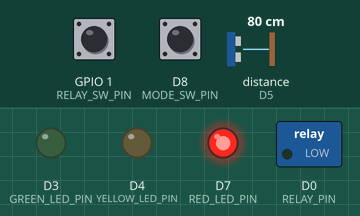
Simulated run of this sketch. Board: ESP8266 (NodeMCU). Shown: switched loads named in the sketch (green lamp = pin HIGH), output pins drawn as LEDs (lit = HIGH). Wiring (inferred from the names in the program): ultrasonic range finder: trigger D6; echo D5. Dashed ring = blinking. The test bench sets the inputs (shaded band); at power-on: GPIO 1 (RELAY_SW_PIN) HIGH, distance to the obstacle (sensor on D5) 80 cm, D8 (MODE_SW_PIN) LOW. The echo pulse lasts 58.3 µs per cm; WiFi joins after 1.5 s; servers stay silent unless stated; pins used as bus, display or sensor lines are not drawn.

Above: at 3.0 s.
3.1 s: GPIO 1 (RELAY_SW_PIN) pulled LOW for 1 s
At 3.35 s:
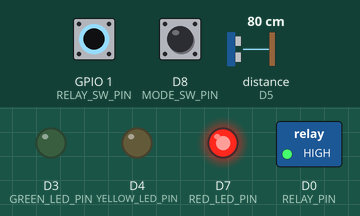
6.1 s: distance to the obstacle (sensor on D5) set to 40 cm
7.6 s: distance to the obstacle (sensor on D5) set to 31 cm
At 8.8 s:
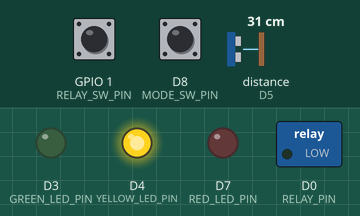
9.1 s: GPIO 1 (RELAY_SW_PIN) pulled LOW for 0.15 s
At 10.1 s:
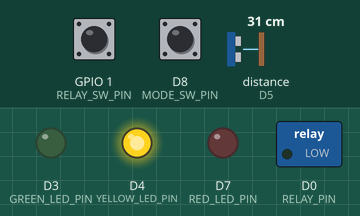
10.7 s: distance to the obstacle (sensor on D5) set to 22 cm
12.2 s: distance to the obstacle (sensor on D5) set to 19 cm
At 13.6 s:
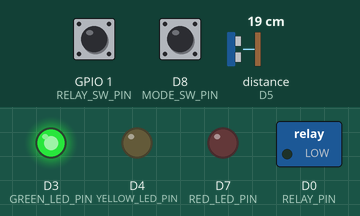
Timing chart, 0 to 14.7 s (numbered marks = the images above; inputs shaded):
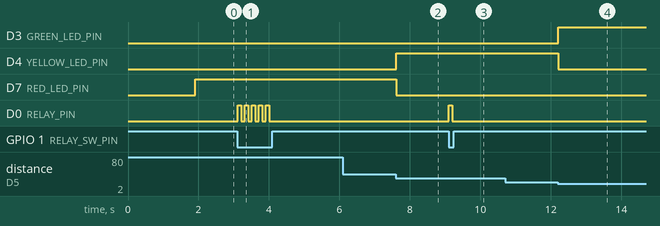

The sketch:

TUGAS-KAPASITAS-TANGKI-AIR.ino
```cpp
#define BLYNK_PRINT Serial
#define BLYNK_TEMPLATE_ID "TMPL6y9dFhpaE"
#define BLYNK_TEMPLATE_NAME "sensor"
#define BLYNK_AUTH_TOKEN "d8f9_V2oPi16usmMXy2r-KdUcipdw3E9"

#include <ESP8266WiFi.h>
#include <BlynkSimpleEsp8266.h>

#define RELAY_PIN D0
#define RELAY_SW_PIN 1
#define MODE_SW_PIN D8
#define GREEN_LED_PIN D3
#define YELLOW_LED_PIN D4
#define RED_LED_PIN D7
#define ECHO_PIN D5
#define TRIG_PIN D6

// Your WiFi credentials.
// Set password to "" for open networks.
char ssid[] = "lab electronic";
char pass[] = "Labelec24!";

BlynkTimer waktu;

WidgetLED led1(V1);

#define BLYNK_GREEN     "#23C48E"
#define BLYNK_YELLOW    "#ED9D00"
#define BLYNK_RED       "#D3435C"

float waterLevel, capacity;
bool mode, relayState, buttonState;
int setPoint;
int sensorHeight = 45; // cm
int tankHeight = 40; // cm

BLYNK_CONNECTED() {
  // Turn LED on, so colors are visible
  led1.on();
}

BLYNK_WRITE(V1){
  setPoint = param.asInt();
}

BLYNK_WRITE(V3){
  mode = param.asInt();
}

void sendData(){
  waterLevel = sensorHeight - distance();
  capacity = (waterLevel * 100) / tankHeight;

  Blynk.virtualWrite(V0, capacity);

  if (waterLevel < 10){
    digitalWrite(RED_LED_PIN, HIGH);
    digitalWrite(YELLOW_LED_PIN, LOW);
    digitalWrite(GREEN_LED_PIN, LOW);
    led1.setColor(BLYNK_RED);
  }
  else if(waterLevel < 25){
    digitalWrite(RED_LED_PIN, LOW);
    digitalWrite(YELLOW_LED_PIN, HIGH);
    digitalWrite(GREEN_LED_PIN, LOW);
    led1.setColor(BLYNK_YELLOW);
  }
  else {
    digitalWrite(RED_LED_PIN, LOW);
    digitalWrite(YELLOW_LED_PIN, LOW);
    digitalWrite(GREEN_LED_PIN, HIGH);
    led1.setColor(BLYNK_GREEN);
  }
    // Sync Physical Button untuk mode (AUTO - MANUAL)
    if (digitalRead(MODE_SW_PIN) == HIGH) {
    // btnState is used to avoid sequential toggles
    if (buttonState != HIGH) {

      // Toggle LED state
      mode = !mode;

      // Update Button Widget
      Blynk.virtualWrite(V3, mode);
    }
    buttonState = HIGH;
  } else {
    buttonState = LOW;
  }

  // Kondisi Relay berdasarkan kapasitas air
  //Mode Auto
  if (mode){
    if(capacity < setPoint){
      relayState = true;
    } else if (capacity >= 100) {
      relayState = false;
    }
    digitalWrite(RELAY_PIN, relayState);
  }
  // Mode Manual
  else {
    if(digitalRead(RELAY_SW_PIN) == 0){   // pakai PushButton PullUp
      relayState = !relayState;
    }
    digitalWrite(RELAY_PIN, relayState);
  }

  // Menampilkan status pada Blynk Widget Label
  if (relayState) {
    Blynk.virtualWrite(V4, "POMPA HIDUP");
  }
  else {
    Blynk.virtualWrite(V4, "POMPA MATI");
  }
}

float distance(){
  digitalWrite(TRIG_PIN, HIGH);
  delayMicroseconds(10);
  digitalWrite(TRIG_PIN, LOW);

  long duration_us = pulseIn (ECHO_PIN, HIGH);
  float distance_cm = 0.017 * duration_us;
  return distance_cm;
  Serial.print("Jarak : ");
  Serial.println(distance_cm);
}

void setup()
{
  // Debug console
  Serial.begin(9600);

  pinMode(TRIG_PIN, OUTPUT);
  pinMode(ECHO_PIN, INPUT);
  pinMode(RED_LED_PIN, OUTPUT);
  pinMode(YELLOW_LED_PIN, OUTPUT);
  pinMode(GREEN_LED_PIN, OUTPUT);
  pinMode(RELAY_PIN, OUTPUT);
  pinMode(RELAY_SW_PIN, INPUT_PULLUP);
  pinMode(MODE_SW_PIN, INPUT);

  Blynk.begin(BLYNK_AUTH_TOKEN, ssid, pass);
  waktu.setInterval(100L, sendData);
}

void loop()
{
  Blynk.run();
  waktu.run();
}
```

Measured:
- the behaviour switches between 36 and 35 cm on distance to the obstacle (sensor on D5) (found by bisection; images 1 and 2)
- the behaviour switches between 21 and 20 cm on distance to the obstacle (sensor on D5) (found by bisection; images 3 and 4)
- after the input at 3.1 s, D0 (RELAY_PIN): alternates HIGH for 0.10 s and LOW for 0.10 s, 10 changes in all, then stays LOW, starting at once
- after the input at 6.1 s, every drawn part: stays the same
- after the input at 7.6 s, D4 (YELLOW_LED_PIN): LOW → HIGH at once; D7 (RED_LED_PIN): HIGH → LOW at once
- after the input at 9.1 s, D0 (RELAY_PIN): LOW → HIGH at once, → LOW 0.10 s later
- after the input at 10.7 s, every drawn part: stays the same
- after the input at 12.2 s, D3 (GREEN_LED_PIN): LOW → HIGH at once; D4 (YELLOW_LED_PIN): HIGH → LOW at once
